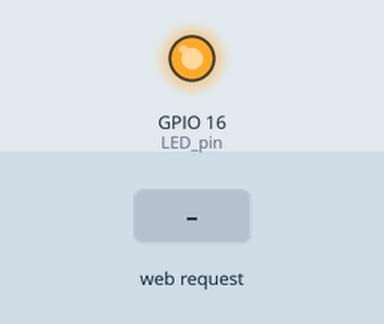
The sketch below on a simulated ESP8266 (NodeMCU). Parts: output pins drawn as LEDs (lit = HIGH). Inputs (shaded band) come from the test bench. WiFi joins after 1.5 s; servers stay silent unless stated; what the sketch prints to the serial monitor is not drawn.

Above: at 2.7 s.
2.8 s: HTTP request GET /LED=ON received
At 3.8 s:
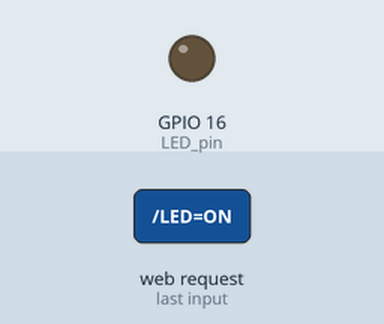
4.3 s: HTTP request GET /LED=OFF received
At 5.0 s:
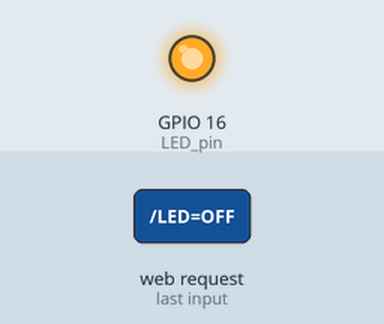
Timing chart, 0 to 7.3 s (numbered marks = the images above; inputs shaded):
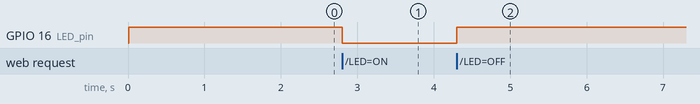

The sketch:

sketch_oct10a.ino
```cpp
#include <ESP8266WiFi.h>

const char* ssid = "Smart3242";
const char* password = "Smart3242";


WiFiServer server(80);


// 변수 지정
int LED_pin = 16;
int turn_on = 0;
int turn_off = 1;

IPAddress ip;
void setup() {

  Serial.begin(115200);
  delay(10);

  pinMode(LED_pin, OUTPUT);
  digitalWrite(LED_pin, turn_off);


  // Connect to WiFi network

  Serial.println();
  Serial.println();
  Serial.print("Connecting to ");
  Serial.println(ssid);

  WiFi.begin(ssid, password);

  while (WiFi.status() != WL_CONNECTED) {
    delay(500);
    Serial.print(".");
  }

  Serial.println("");
  Serial.println("WiFi connected");


  // Start the server
  server.begin();
  Serial.println("Server started");


  // Print the IP address
  Serial.print("Use this URL to connect: ");
  Serial.print("http://");
  Serial.print(WiFi.localIP());
  Serial.println("/");
}


void loop() {

  // Check if a client has connected
  WiFiClient client = server.available();
  if (!client) {
    return;
  }

  // Wait until the client sends some data
  Serial.println("new client");
  while (!client.available()) {
    delay(1);
  }

  // Read the first line of the request
  String request = client.readStringUntil('\r');
  Serial.println(request);
  client.flush();

  // Match the request
  int value = turn_off;
  if (request.indexOf("/LED=ON") != -1)  {
    digitalWrite(LED_pin, turn_on);
    value = turn_on;
  }

  if (request.indexOf("/LED=OFF") != -1)  {
    digitalWrite(LED_pin, turn_off);
    value = turn_off;
  }

  // Return the response
  client.println("HTTP/1.1 200 OK");
  client.println("Content-Type: text/html");
  client.println(""); //  do not forget this one
  client.println("<!DOCTYPE HTML>");
  client.println("<html>");

  client.print("Led pin is now: ");

  if (value == turn_on) {
    client.print("On");

  } else {
    client.print("Off");
   }

  client.println("<br><br>");
  client.println("<a href=\"/LED=ON\"\"><button>Turn On </button></a>");
  client.println("<a href=\"/LED=OFF\"\"><button>Turn Off </button></a><br />");
  client.println("<br><br>");
  client.print("<script>");
  client.print(" document.write(\"Hello java Script World!!! \");");
  client.print("</script>");

  client.println("</html>");

    delay(1);
    Serial.println("Client disconnected");
    Serial.println("");
}
```

Measured:
- after the input at 2.8 s, GPIO 16 (LED_pin): HIGH → LOW at once
- after the input at 4.3 s, GPIO 16 (LED_pin): LOW → HIGH at once
